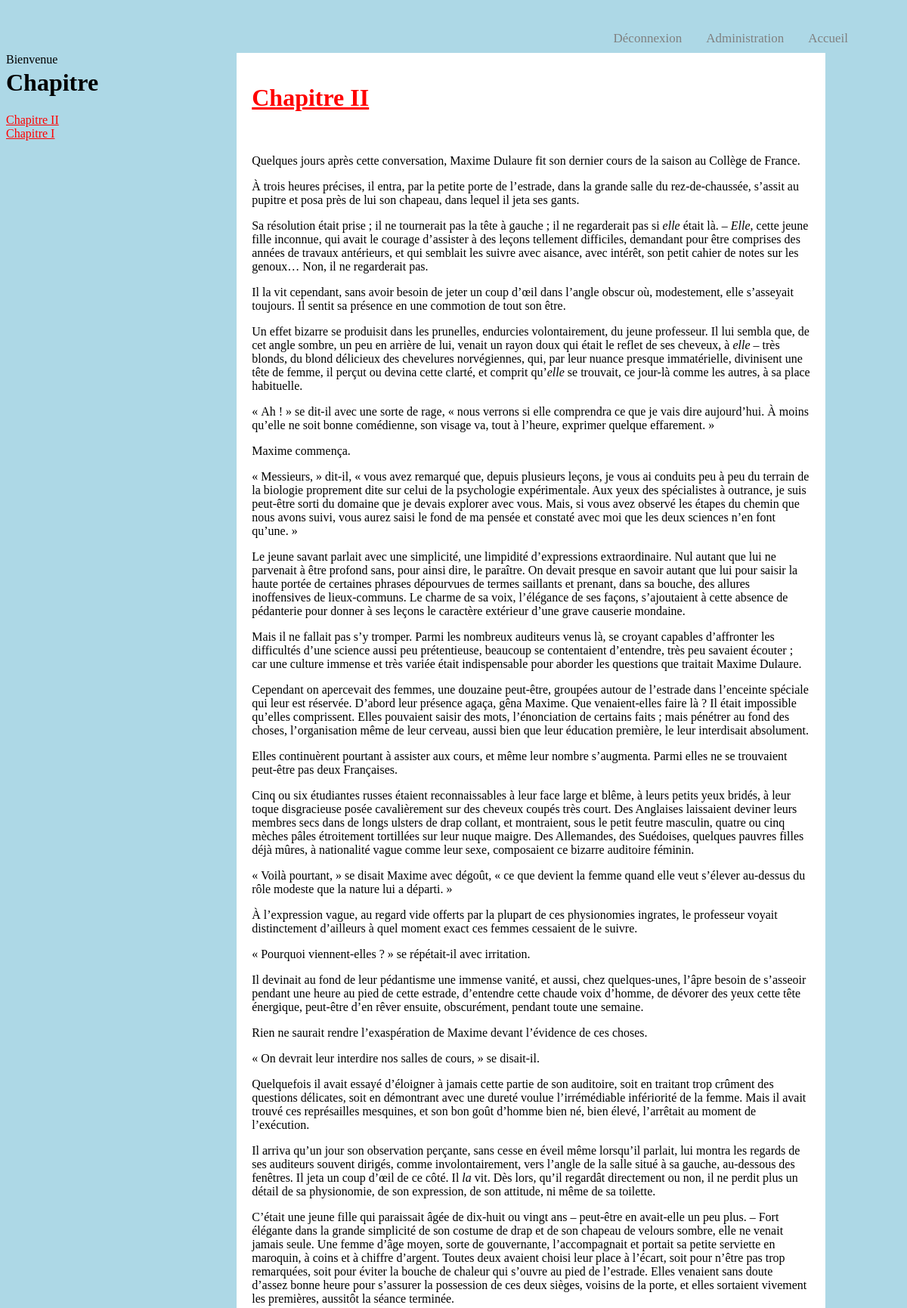
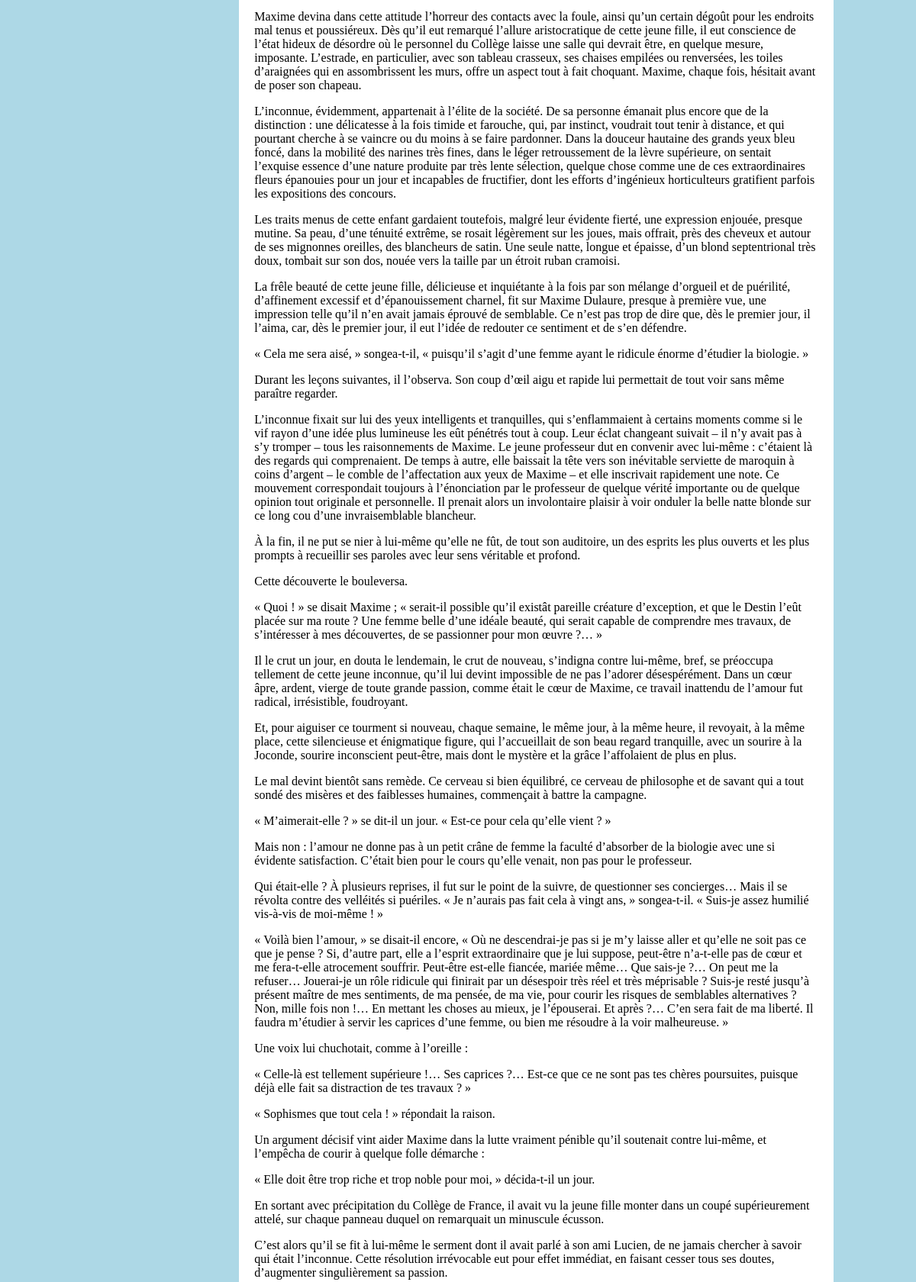
The page /index.php (signed in, upper part) on the database its author committed (2 pictures, top to bottom).
### tables this page shows
CREATE TABLE IF NOT EXISTS `chapitre` (
  `id_chapitre` int(11) NOT NULL AUTO_INCREMENT,
  `titre_chapitre` text NOT NULL,
  `text_chapitre` longtext NOT NULL,
  `auteur` varchar(30) NOT NULL,
  UNIQUE KEY `ID_Chapitre` (`id_chapitre`)
);

### src/controller/frontController.php (called while the page is built, shortened)
<?php
class frontController extends Controller{
  public function home(){
    $req = $this->chapitreDAO->getChapitres();
    $reqChap=$this->chapitreDAO->getChapitres();
    return $this->view->rendu('affichageAccueil',[
      'req'=>$req,
      'reqChap'=>$reqChap
    ]);
  }
}
?>

### public/index.php (called while the page is built, shortened)
<?php
$router = new App\config\router();
$router->run();
?>

### config/request.php (called while the page is built, shortened)
<?php
class request{
  private $session;
  public function __construct(){
    $this->session = new session($_SESSION);
  }
  public function getSession(){
    return $this->session;
  }
}
?>

### config/session.php (called while the page is built, shortened)
<?php
class session{
  public function get($name){
    if(isset($_SESSION[$name])){
      return $_SESSION[$name];
    }
  }
  public function display($name){
    if(isset($_SESSION[$name])){
      $cle = $this->get($name);
      return $cle;
    }
  }
}
?>

### src/controller/controller.php (called while the page is built, shortened)
<?php
abstract class Controller
{
    public function __construct()
    {
        $this->chapitreDAO = new chapitreDAO();
    }
}
?>

### src/DAO/chapitreDAO.php (called while the page is built, shortened)
<?php
class chapitreDAO extends DAO{
	private function buildObjectChapitre($row){
		$chapitre = new chapitre();
		$chapitre->setId($row['id_chapitre']);
		$chapitre->setTitle($row['titre_chapitre']);
		$chapitre->setText($row['text_chapitre']);
		$chapitre->setAuthor($row['auteur']);
		return $chapitre;
	}
	public function getChapitres(){
		$sql='SELECT id_chapitre, titre_chapitre, text_chapitre, auteur FROM chapitre';
		$result = $this->createQuery($sql);
		$chap=[];
		foreach ($result as $row) {
			$idChap=$row['id_chapitre'];
			$chap[$idChap]=$this->buildObjectChapitre($row);
		}
		return $chap;
	}
}
?>

### src/DAO/DAO.php (called while the page is built, shortened)
<?php
abstract class DAO{
	private $connection;
	private function checkConnection(){
		if($this->connection===null){
			return $this->getConnection();
		}
		return $this->connection;
	}
	private function getConnection(){
		try
		{
	    	$this->connection = new PDO(DB_host, DB_user, DB_password);
				$this->connection->setAttribute(PDO::ATTR_ERRMODE, PDO::ERRMODE_EXCEPTION);
	    	return $this->connection;
		}
		catch(Exception $e)
		{
		    die('Erreur : '.$e->getMessage());
		}
	}
	protected function createQuery($sql, $parametre = null){
		$req = $this->checkConnection()->query($sql);
    return $req;
	}
}
?>

### src/model/chapitre.php (called while the page is built, shortened)
<?php
  class chapitre{
    private $id;
    private $title;
    private $text;
    public function getId(){
      return $this->id;
    }
    public function setId($id)
    {
        $this->id = $id;
    }
    public function getTitle(){
      return $this->title;
    }
    public function setTitle($title)
    {
        $this->title = $title;
    }
    public function getText(){
      return $this->text;
    }
    public function setText($text)
    {
        $this->text = $text;
    }
  }
?>

### templates/affichageAccueil.php (the view, shortened to what this page needs)
<?php
  require('menu.php');
?>
<div id="MP-chap">
  <div id="notification">
    <?= $this->session->display('connexion');?>
  </div>
  <div id="list-chap">
      <h1>Chapitre</h1>
      <?php
          foreach($reqChap as $donnees){
              ?>
              <a href="../index.php?route=chapitre&chapID=<?=htmlspecialchars($donnees->getId());?>"><?php echo $donnees->getTitle();?></a></br><?php
          };
      ?>
  </div>
  <div id="chapitre">
      <?php
          foreach($req as $donnees){
              ?>
              <Div id="chap_seul">
                <h1><a href="../index.php?route=chapitre&chapID=<?=htmlspecialchars($donnees->getId());?>"><?php echo $donnees->getTitle();?></a></h1>
                <p><?=$donnees->getText();?></p>
              </div></br>
              <?php
          };
      ?>
  </div>
</div>

### public/css/styles.css (style rules this page uses)
#MP-chap { margin-top: 70px; display: flex; }
#list-chap { position: fixed; }
#chapitre { margin-left: 20%; margin-right: 100px; background-color: white; padding: 20px; }
h1 a, #list-chap a { color: red; }
body { background-color: lightblue; }

### rows shown on the page
chapitre: titre_chapitre "Chapitre II", text_chapitre "Quelques jours après cette conversation, Maxime Dulaure fit son dernier cours de la saison au Collège de France. À trois heures précises, il entra, par la petite porte de l’estrade, dans la grande salle du rez-de-chaussée, s’assit au pupitre et posa près de lui son chapeau, dans lequel il jeta ses gants. Sa résolution était prise ; il ne tournerait pas la tête à gauche ; il ne regarderait pas si elle était là. – Elle , cette jeune fille inconnue, qui avait le courage d’assister à des leçons tellement difficiles, demandant pour être comprises des années de travaux antérieurs, et qui semblait les suivre avec aisance, avec intérêt, son petit cahier de notes sur les genoux… Non, il ne…"
chapitre: titre_chapitre "Chapitre I"

### other values the page prints
$this->session->display('connexion') "Bienvenue"
